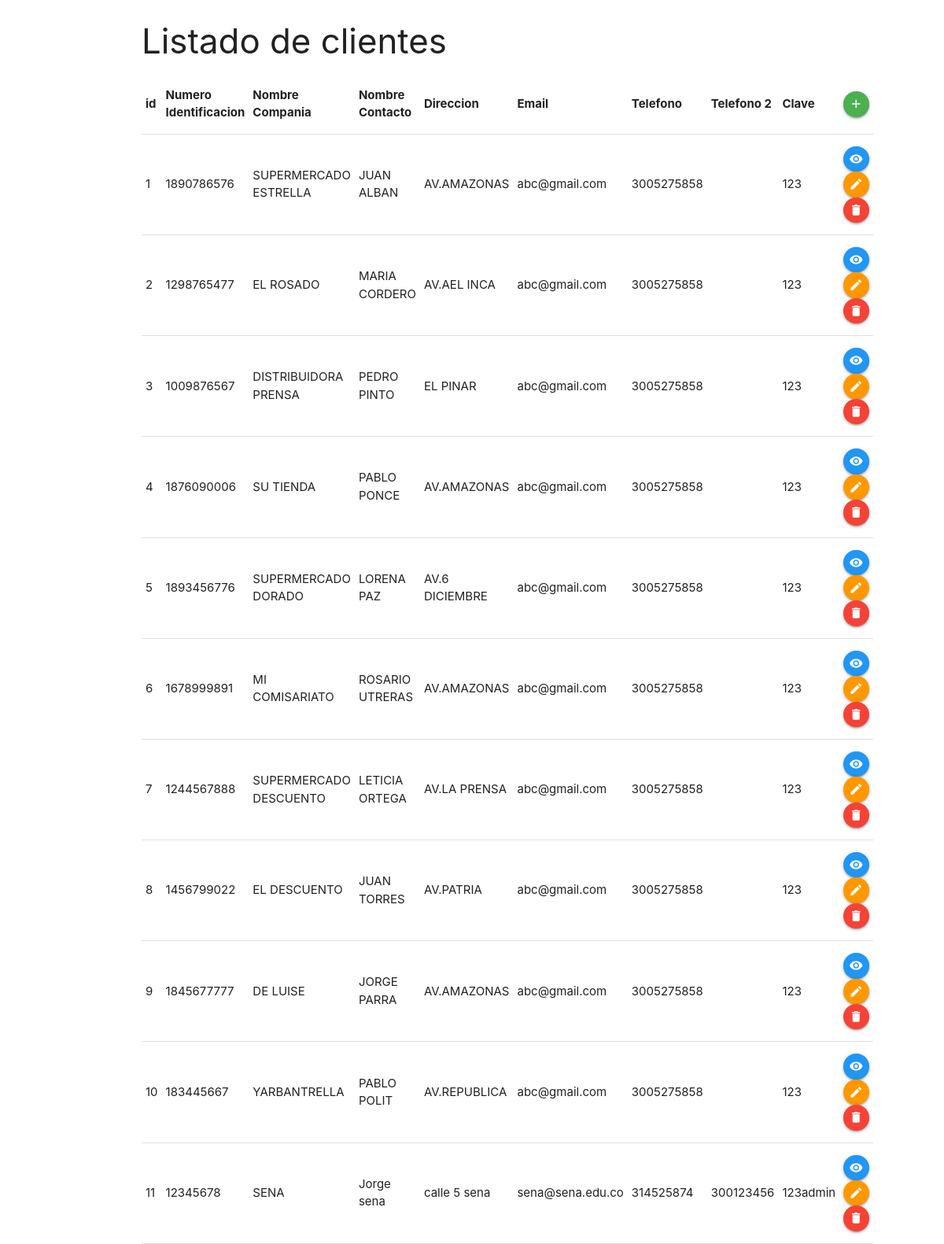
Page /index.php?vista=cliente/inicio on the committed database.
### tables this page shows
CREATE TABLE `clientes` (
  `id` int(11) NOT NULL,
  `numIdentificacion` varchar(15) NOT NULL,
  `nombreCompania` varchar(30) NOT NULL,
  `nombreContacto` varchar(50) NOT NULL,
  `direccion` varchar(50) NOT NULL,
  `email` varchar(50) NOT NULL,
  `telefono` varchar(12) NOT NULL,
  `telefono2` varchar(12) DEFAULT NULL,
  `clave` varchar(150) NOT NULL
);

### config/ConectorBd.php (called while the page is built, shortened)
<?php
class ConectorBd{
    private $servidor="localhost";
    private $usuarioBd="root";
    private $claveBd="";
    private $baseDatos="pedidos";
    private $conexion;
    public function __construct(){
        $this->conexion = new mysqli($this->servidor,$this->usuarioBd, $this->claveBd,$this->baseDatos);
    }
    public function consultaConRetorno($cadenaSql)
    {
        return $this->conexion->query($cadenaSql);
    }
}

### controllers/clienteController.php (called while the page is built, shortened)
<?php
require_once("./models/Cliente.php");
class ClienteController{
    private $cliente;
    public function __construct(){
        $this->cliente = new Cliente();
    }
    public function listar(){
        $listado =$this->cliente->listAll();
        return $listado;
    }
}

### models/Cliente.php (called while the page is built, shortened)
<?php
require_once("./config/ConectorBd.php");
class Cliente{
    private $conectarse;
    public function __construct(){
        $this->conectarse = new ConectorBd();
    }
    public function listAll(){
        $cadenaSql = "SELECT * FROM clientes";
        $resultado = $this->conectarse->consultaConRetorno($cadenaSql);
        $datos = $resultado->fetch_all();
        return $datos;
    }
}

### views/cliente/inicio.php (the view)
<?php
$clienteController = new ClienteController();
$listadoClientes = $clienteController->listar();
?>
<h3>Listado de clientes</h3>
<table border="1">
    <thead>
        <tr>
            <th>id</th>
            <th>Numero Identificacion</th>
            <th>Nombre Compania</th>
            <th>Nombre Contacto</th>
            <th>Direccion</th>
            <th>Email</th>
            <th>Telefono</th>
            <th>Telefono 2</th>
            <th>Clave</th>
            <th><a href="?vista=cliente/crear" class="btn-floating green btn-small"><i
                        class="material-icons">add</i></a></th>
        </tr>
    </thead>
    <tbody>
        <?php for($i=0; $i < count($listadoClientes); $i++): ?>
        <tr>
            <?php for($j=0; $j < count($listadoClientes[$i]); $j++): ?>
            <td><?php echo $listadoClientes[$i][$j];?></td>
            <?php endfor?>
            <td><a href="" class="btn-floating blue btn-small"><i class="material-icons">visibility</i></a>
                <a href="" class="btn-floating orange btn-small"><i class="material-icons">edit</i></a>
                <a href="" class="btn-floating red btn-small"><i class="material-icons">delete</i></a>
            </td>
        </tr>
        <?php endfor?>
    </tbody>
</table>

### index.php (shortened to what this page needs)
<?php
require_once("./config/Enrutador.php");
require_once("./controllers/clienteController.php");
?>
<!DOCTYPE html>
<html lang="en">
<head>
    <link rel="stylesheet" href="https://cdnjs.cloudflare.com/ajax/libs/materialize/1.0.0/css/materialize.min.css">
</head>
<body>
    <main class="container">
        <?php
        $enrutador = new Enrutador();
        if(isset($_GET["vista"])){
            $enrutador->CargarVista($_GET["vista"]);
        }else{
            echo "Me carga el index principal<br>";
    ?>
        <a href="index.php?vista=cliente/inicio">Lista de Clientes</a>
        <?php
        }
   ?>
    </main>
</body>
</html>

### config/Enrutador.php (shortened to what this page needs)
<?php
class Enrutador{
    public function CargarVista($vista){
        $carpetaArchivo = explode("/",$vista);
        switch ($carpetaArchivo[1]) {
            case 'inicio':
               require_once("./views/". $carpetaArchivo[0]. "/".$carpetaArchivo[1].".php");
                break;
        }
    }
}

### rows in the picture
clientes: id "1", numIdentificacion "1890786576", nombreCompania "SUPERMERCADO ESTRELLA", nombreContacto "JUAN ALBAN", direccion "AV.AMAZONAS", email "abc@gmail.com", telefono "3005275858", clave "123"
clientes: id "2", numIdentificacion "1298765477", nombreCompania "EL ROSADO", nombreContacto "MARIA CORDERO", direccion "AV.AEL INCA", email "abc@gmail.com", telefono "3005275858", clave "123"
clientes: id "3", numIdentificacion "1009876567", nombreCompania "DISTRIBUIDORA PRENSA", nombreContacto "PEDRO PINTO", direccion "EL PINAR", email "abc@gmail.com", telefono "3005275858", clave "123"
clientes: id "4", numIdentificacion "1876090006", nombreCompania "SU TIENDA", nombreContacto "PABLO PONCE", direccion "AV.AMAZONAS", email "abc@gmail.com", telefono "3005275858", clave "123"
clientes: id "5", numIdentificacion "1893456776", nombreCompania "SUPERMERCADO DORADO", nombreContacto "LORENA PAZ", direccion "AV.6 DICIEMBRE", email "abc@gmail.com", telefono "3005275858", clave "123"
clientes: id "6", numIdentificacion "1678999891", nombreCompania "MI COMISARIATO", nombreContacto "ROSARIO UTRERAS", direccion "AV.AMAZONAS", email "abc@gmail.com", telefono "3005275858", clave "123"
clientes: id "7", numIdentificacion "1244567888", nombreCompania "SUPERMERCADO DESCUENTO", nombreContacto "LETICIA ORTEGA", direccion "AV.LA PRENSA", email "abc@gmail.com", telefono "3005275858", clave "123"
clientes: id "8", numIdentificacion "1456799022", nombreCompania "EL DESCUENTO", nombreContacto "JUAN TORRES", direccion "AV.PATRIA", email "abc@gmail.com", telefono "3005275858", clave "123"
clientes: id "9", numIdentificacion "1845677777", nombreCompania "DE LUISE", nombreContacto "JORGE PARRA", direccion "AV.AMAZONAS", email "abc@gmail.com", telefono "3005275858", clave "123"
clientes: id "10", numIdentificacion "183445667", nombreCompania "YARBANTRELLA", nombreContacto "PABLO POLIT", direccion "AV.REPUBLICA", email "abc@gmail.com", telefono "3005275858", clave "123"
clientes: id "11", numIdentificacion "12345678", nombreCompania "SENA", nombreContacto "Jorge sena", direccion "calle 5 sena", email "sena@sena.edu.co", telefono "314525874", telefono2 "300123456", clave "123admin"
